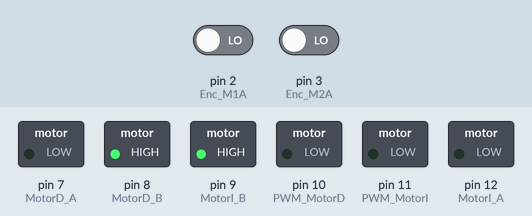
A sketch run on a simulated Arduino Uno, built with avr-gcc and run on an emulated ATmega328P. Shown: switched loads named in the sketch (green lamp = pin HIGH). The inputs (shaded band) are chosen by the test bench; at power-on: pin 2 (Enc_M1A) LOW, pin 3 (Enc_M2A) LOW.

Above: at 0.1 s.
Timing chart, 0 to 1.6 s (numbered marks = the images above):
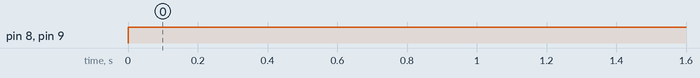

The sketch:

PIDROBOT.ino
```cpp
//motor constants
#define PWM_MotorD 10 //Control de velocidad de los motores Derechos
#define PWM_MotorI 11 //Control de velocidad de los motores Izquierdos

#define MotorD_A 7 //Control de direccion de los motores Derechos A
#define MotorD_B 8 //Control de direccion de los motores Derechos B
#define MotorI_A 12 //Control de direccion de los motores Izquierdos A
#define MotorI_B 9 //Control de direccion de los motores Izquierdos B

//Enconders

//Motor 1 -- Derecha
#define Enc_M1A 2//Interrup0
#define Enc_M1B 4
//Motor 2 -- Izquierda
#define Enc_M2A 3//Interrup1
#define Enc_M2B 5

//Constantes del motor
// max and min values of RPMS
//Máximos y minimos valores de RPMs que puede conseguir el motor
#define maxPID 300
#define minPID 0
//Máximos y minimos valores de PWM que puede conseguir el motor
#define maxPWM 255
#define minPWM 0

double i;
//variables

int MD_A=0; //Valor de dirección del MotorD_A
int MD_B=0; //Valor de dirección del MotorD_B
int MI_A=0; //Valor de dirección del MotorI_A
int MI_B=0; //Valor de dirección del MotorI_B
int pwm_D = 0; //Valor de pwm del Motor_D
int pwm_I = 0; //Valor de pwm del Motor_I
float RPM_der = 0; //Revoluciones por minuto calculadas
float RPM_izq = 0; //Revoluciones por minuto calculadas
float velocidad_der = 0; //Velocidad en [m/s]
float velocidad_izq = 0; //Velocidad en [m/s]

int cambioderecha = 0;
float velocidadder = 0;
int cambioizquierda = 0;
float velocidadizq = 0;

//ENCODERS Y PID

//Alemacenaiento de pulsos de cada motor
volatile long ContM1=0;
volatile long ContM2=0;

//---------------------------------------------------------------------------------------------------
 //Variables para calcular la velocidad
unsigned long timeold = 0;       // Tiempo
unsigned int pulsesperturn = 310; // Número de pulsos por vuelta del motor
float wheel_diameter = 0.042;// Diámetro de la rueda
int ratio = 1;                  // Relación de transmisión
//---------------------------------------------------------------------------------------------------

//Definición de las constanytes para el PID
float error_D = 0;
float errorAnterior_D = 0;
float P_D = 0;//Acción Proporcional
float I_D = 0;//Acción integral
float D_D = 0;//Acción /DErivativa
float Kp_D = 0.70; //Constante proporcional
float Ki_D = 0.08; //Constante integral
float Kd_D = 23;//Constante derivativa


float error_I = 0;
float errorAnterior_I = 0;
float P_I = 0;//Acción Proporcional
float I_I = 0;//Acción integral
float D_I = 0;//Acción /DErivativa
float Kp_I = 0.70; //Constante proporcional
float Ki_I = 0.08; //Constante integral
float Kd_I = 23;//Constante derivativa

//----------------------------------------------------------------------------------------
//Definición de las señales de error, control y la salida del sistema.
float r_t_D = 0 ; //[m/s]
float r_t_I = 0 ; //[m/s]
float r_tder = 0;//[m/s]
float r_tizq = 0;//[m/s]
volatile float y_t_D = 0;
volatile float y_t_I = 0;
float ut_D = 0;
float ut_I = 0;
//----------------------------------------------------------------------------------------

//Tiempo del ciclo del PID
float cycleTime = 100.0; //ms
///Tiempo del ciclo del PID en segundo
float cycleTimeSeconds = 0; //s  // Variable auxiliar del timepo del ciclo del PID
//----------------------------------------------------------------------------------------


//functions

void speedsCallback(float data0, float data1){
/*
  if(msg.data_length < 2){
     r_tizq=0;
     r_tder=0;
     return;
  }else
  {*/
    r_tizq=data0;
    r_tder=data1;

    if(r_tizq < - 0.60)
    r_tizq = -0.60;

    if(r_tizq > 0.60)
    r_tizq = 0.60;

    if(r_tder > 0.60)
    r_tder = 0.60;

    if(r_tder < - 0.60)
    r_tder = -0.60;


//  }

  velocidadder = fabs(r_tder);
  velocidadizq = fabs(r_tizq);


}

//--------------------------------------------------------------

void encoderM1aEvent(){
  if(digitalRead(Enc_M1A)==HIGH){
    if(digitalRead(Enc_M1B)==LOW){
      ContM1++;
      }
    else{
      ContM1--;
      }
    }
   else{
    if(digitalRead(Enc_M1B)==LOW){
      ContM1--;
      }
    else //if anidado A=0&B=1
      ContM1++;
      }
}

//--------------------------------------------------------------

void encoderM2aEvent(){ //MOTOR 2
  if(digitalRead(Enc_M2A)==HIGH)  {
    if(digitalRead(Enc_M2B)==LOW){
      ContM2--;                 }//Fin if anidado A=1&B=0
    else //if anidado A=1&B=1
      ContM2++;                    }//Fin primer if A=1

  else{
    if(digitalRead(Enc_M2B)==LOW)  {
      ContM2--;                 }//Fin if anidado A=0&B=0

    else //if anidado A=0&B=1
      ContM2++;                    }//Fin segundo if A=0
}//Fin encoderM2aEvent

//--------------------------------------------------------------

void calculoVelocidad()
{
  if (millis() - timeold >= 100)
  {   // Se actualiza cada segundo
      // Desconectamos la interrupción para que no actué en esta parte del programa.
      //***************************************************************************************
      RPM_der = 60 * abs(ContM1) / pulsesperturn * 1000 / (millis() - timeold) ;  // Calculamos las revoluciones por minuto
      //Ojo con la fórmula de arriba, la variable rpm tiene que ser tipo float porque salen decimales en medio de la operación.
      velocidad_der = RPM_der *3.1416 * wheel_diameter  / 60.0; // Cálculo de la velocidad de la rueda en [Km/h]
      ContM1 = 0;  // Inicializamos los pulsos.

      //***************************************************************************************
      RPM_izq = 60 * abs(ContM2) / pulsesperturn * 1000 / (millis() - timeold) ;  // Calculamos las revoluciones por minuto
      //Ojo con la fórmula de arriba, la variable rpm tiene que ser tipo float porque salen decimales en medio de la operación.
      velocidad_izq = RPM_izq *3.1416 * wheel_diameter  / 60.0; // Cálculo de la velocidad de la rueda en [Km/h]
      ContM2 = 0;  // Inicializamos los pulsos.
      timeold = millis(); // Almacenamos el tiempo actual.
      //interrupts(); // Restart the interrupt processing // Reiniciamos la interrupción
  }
}

//--------------------------------------------------------------

void pid(){
  //****************PID DERECHO****************************
  y_t_D = RPM_der;
  r_t_D =velocidadder*60/(3.1416 * wheel_diameter);
  error_D = r_t_D - y_t_D;//Cálculo del error
  P_D = Kp_D * error_D;//Acción proporcional
  I_D += Ki_D * error_D * cycleTimeSeconds;// /Calculo acción integrativa
  D_D = Kd_D * (error_D - errorAnterior_D) / cycleTimeSeconds;//cálculo acción derivativa
  ut_D = P_D + I_D + D_D;//suma de las tres acciones para obtener la señal de control
  //Si las RPMs (ut) de salida, son mas grandes que el máximo al que puede girar el motor
  //entonces se asigna el máximo
  if (ut_D > maxPID) ut_D = maxPID;
  //Si las RPMs (ut) de salida, son mas pequeñas que el mínimo al que puede girar el motor (0 RPMs)
  //entonces se asigna el mínimo
  if (ut_D < minPID ||ut_D < 2 ) ut_D = minPID;
  errorAnterior_D = error_D;

    //****************PID IZQUIERDO****************************
  y_t_I = RPM_izq;
  r_t_I =velocidadizq*60/(3.1416 * wheel_diameter);
  error_I = r_t_I - y_t_I;//Cálculo del error
  P_I = Kp_I * error_I;//Acción proporcional
  I_I += Ki_I * error_I * cycleTimeSeconds;// /Calculo acción integrativa
  D_I = Kd_I * (error_I - errorAnterior_I) / cycleTimeSeconds;//cálculo acción derivativa
  ut_I = P_I + I_I + D_I;//suma de las tres acciones para obtener la señal de control
  //Si las RPMs (ut) de salida, son mas grandes que el máximo al que puede girar el motor
  //entonces se asigna el máximo
  if (ut_I > maxPID) ut_I = maxPID;
  //Si las RPMs (ut) de salida, son mas pequeñas que el mínimo al que puede girar el motor (0 RPMs)
  //entonces se asigna el mínimo
  if (ut_I < minPID || ut_I < 2 ) ut_I = minPID;
  errorAnterior_I = error_I;
}

//--------------------------------------------------------------

void elecciongiro(){
  if (r_tder < 0){
    MD_A = 1;
    MD_B = 0;
  }

  else{
    MD_A = 0;
    MD_B = 1;
  }

  if (r_tizq < 0){
    MI_A = 1;
    MI_B = 0;
  }
  else{
    MI_A = 0;
    MI_B = 1;
  }
}

//--------------------------------------------------------------

void rpmToPwm(){
  //Convertimos el valor de RPMs a PWM
  pwm_I = map(ut_I, minPID, maxPID, minPWM, maxPWM);
  pwm_D = map(ut_D, minPID, maxPID, minPWM, maxPWM);
}


//--------------------------------------------------------------


void setup() {
  //Serial.begin(9600);
   //Encoders
  pinMode(Enc_M1A,INPUT);
  pinMode(Enc_M1B,INPUT);
  pinMode(Enc_M2A,INPUT);
  pinMode(Enc_M2B,INPUT);

  //Motors
  pinMode(PWM_MotorD,OUTPUT);
  pinMode(PWM_MotorI,OUTPUT);
  pinMode(MotorD_A,OUTPUT);
  pinMode(MotorD_B,OUTPUT);
  pinMode(MotorI_A,OUTPUT);
  pinMode(MotorI_B,OUTPUT);

  //Interruptions
  attachInterrupt(0,encoderM1aEvent,RISING); //Int0 =Enc_M1A = pin2
  attachInterrupt(1,encoderM2aEvent,RISING); //Int1 =Enc_M2A = pin3

  //Set of values
  ContM1 = 0;
  ContM2 = 0;
  RPM_der = 0;
  RPM_izq = 0;
  timeold = 0;
  velocidadder = 0;
  velocidadizq = 0;
  r_tizq=0;
  r_tder=0;
  cycleTimeSeconds = cycleTime / 1000.0;
  speedsCallback(0,0);

}


void loop() {
  //PID conttol
  elecciongiro();
  calculoVelocidad();
  pid();
  rpmToPwm();
  //Serial.print("Velocidad_D\t");
  //Serial.println(RPM_der);
  //Serial.print("\t");
  //Serial.print("Velocidad_I\t");
  //Serial.println(velocidad_izq);
  //Direcciones y velocidad de lo motores*/
  digitalWrite(MotorD_A,MD_A); //Motores Derechos
  digitalWrite(MotorD_B,MD_B);
  digitalWrite(MotorI_A,MI_A);  //Motores Izquierda
  digitalWrite(MotorI_B,MI_B);

  analogWrite(PWM_MotorD, pwm_D);
  analogWrite(PWM_MotorI, pwm_I );
}
```

Measured:
- by itself, pin 8 (MotorD_B), pin 9 (MotorI_B): LOW → HIGH at 0.00 s
